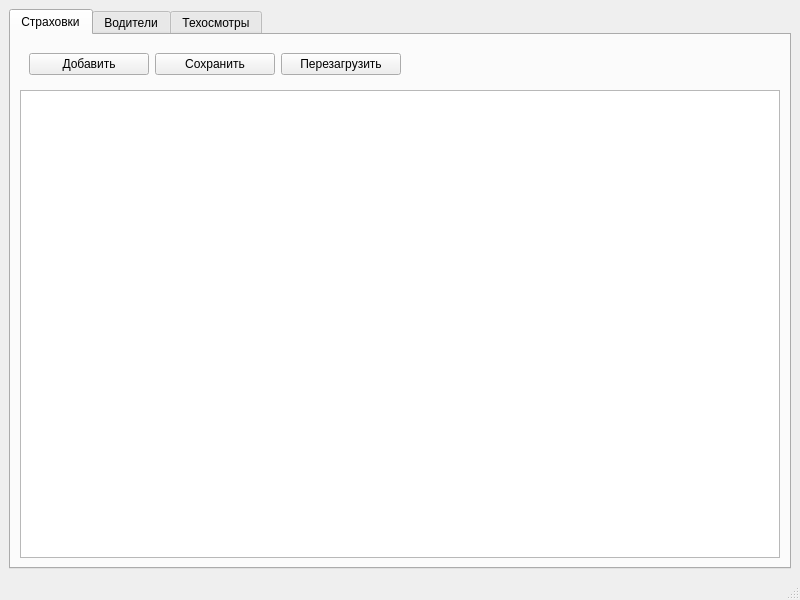
<?xml version="1.0" encoding="UTF-8"?>
<ui version="4.0">
 <class>MainWindow</class>
 <widget class="QMainWindow" name="MainWindow">
  <property name="geometry">
   <rect>
    <x>0</x>
    <y>0</y>
    <width>800</width>
    <height>600</height>
   </rect>
  </property>
  <property name="windowTitle">
   <string>MainWindow</string>
  </property>
  <widget class="QWidget" name="centralwidget">
   <layout class="QHBoxLayout" name="horizontalLayout">
    <item>
     <layout class="QGridLayout" name="gridLayout">
      <item row="0" column="0">
       <widget class="QTabWidget" name="tabWidget">
        <property name="currentIndex">
         <number>0</number>
        </property>
        <widget class="QWidget" name="tab">
         <attribute name="title">
          <string>Страховки</string>
         </attribute>
         <layout class="QVBoxLayout" name="verticalLayout">
          <item>
           <widget class="QWidget" name="widget" native="true">
            <property name="sizePolicy">
             <sizepolicy hsizetype="Preferred" vsizetype="Fixed">
              <horstretch>0</horstretch>
              <verstretch>0</verstretch>
             </sizepolicy>
            </property>
            <property name="maximumSize">
             <size>
              <width>16777215</width>
              <height>40</height>
             </size>
            </property>
            <layout class="QHBoxLayout" name="horizontalLayout_2">
             <item>
              <widget class="QPushButton" name="insertButton">
               <property name="sizePolicy">
                <sizepolicy hsizetype="Maximum" vsizetype="Maximum">
                 <horstretch>0</horstretch>
                 <verstretch>0</verstretch>
                </sizepolicy>
               </property>
               <property name="maximumSize">
                <size>
                 <width>120</width>
                 <height>100</height>
                </size>
               </property>
               <property name="text">
                <string>Добавить</string>
               </property>
              </widget>
             </item>
             <item>
              <widget class="QPushButton" name="saveButton">
               <property name="maximumSize">
                <size>
                 <width>120</width>
                 <height>50</height>
                </size>
               </property>
               <property name="text">
                <string>Сохранить</string>
               </property>
              </widget>
             </item>
             <item>
              <widget class="QPushButton" name="refreshButton">
               <property name="maximumSize">
                <size>
                 <width>120</width>
                 <height>50</height>
                </size>
               </property>
               <property name="text">
                <string>Перезагрузить</string>
               </property>
              </widget>
             </item>
             <item>
              <widget class="QWidget" name="widget_2" native="true"/>
             </item>
            </layout>
           </widget>
          </item>
          <item>
           <widget class="QTableWidget" name="tableWidget">
            <property name="sizePolicy">
             <sizepolicy hsizetype="Expanding" vsizetype="Preferred">
              <horstretch>0</horstretch>
              <verstretch>0</verstretch>
             </sizepolicy>
            </property>
           </widget>
          </item>
         </layout>
        </widget>
        <widget class="QWidget" name="tab_2">
         <attribute name="title">
          <string>Водители</string>
         </attribute>
        </widget>
        <widget class="QWidget" name="tab_3">
         <attribute name="title">
          <string>Техосмотры</string>
         </attribute>
        </widget>
       </widget>
      </item>
     </layout>
    </item>
   </layout>
  </widget>
  <widget class="QMenuBar" name="menubar">
   <property name="geometry">
    <rect>
     <x>0</x>
     <y>0</y>
     <width>800</width>
     <height>26</height>
    </rect>
   </property>
  </widget>
  <widget class="QStatusBar" name="statusbar"/>
 </widget>
 <resources/>
 <connections/>
</ui>
